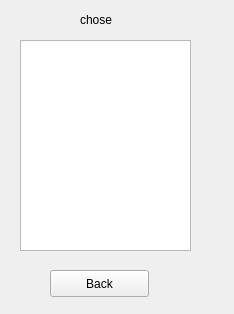
<?xml version="1.0" encoding="UTF-8"?>
<ui version="4.0">
 <class>wifi</class>
 <widget class="QWidget" name="wifi">
  <property name="geometry">
   <rect>
    <x>0</x>
    <y>0</y>
    <width>234</width>
    <height>314</height>
   </rect>
  </property>
  <property name="windowTitle">
   <string>Form</string>
  </property>
  <widget class="QLabel" name="label">
   <property name="geometry">
    <rect>
     <x>80</x>
     <y>10</y>
     <width>101</width>
     <height>20</height>
    </rect>
   </property>
   <property name="text">
    <string>chose</string>
   </property>
  </widget>
  <widget class="QListWidget" name="listWidget">
   <property name="geometry">
    <rect>
     <x>20</x>
     <y>40</y>
     <width>171</width>
     <height>211</height>
    </rect>
   </property>
  </widget>
  <widget class="QPushButton" name="pushButton">
   <property name="geometry">
    <rect>
     <x>50</x>
     <y>270</y>
     <width>99</width>
     <height>27</height>
    </rect>
   </property>
   <property name="text">
    <string>Back</string>
   </property>
  </widget>
 </widget>
 <resources/>
 <connections/>
</ui>
